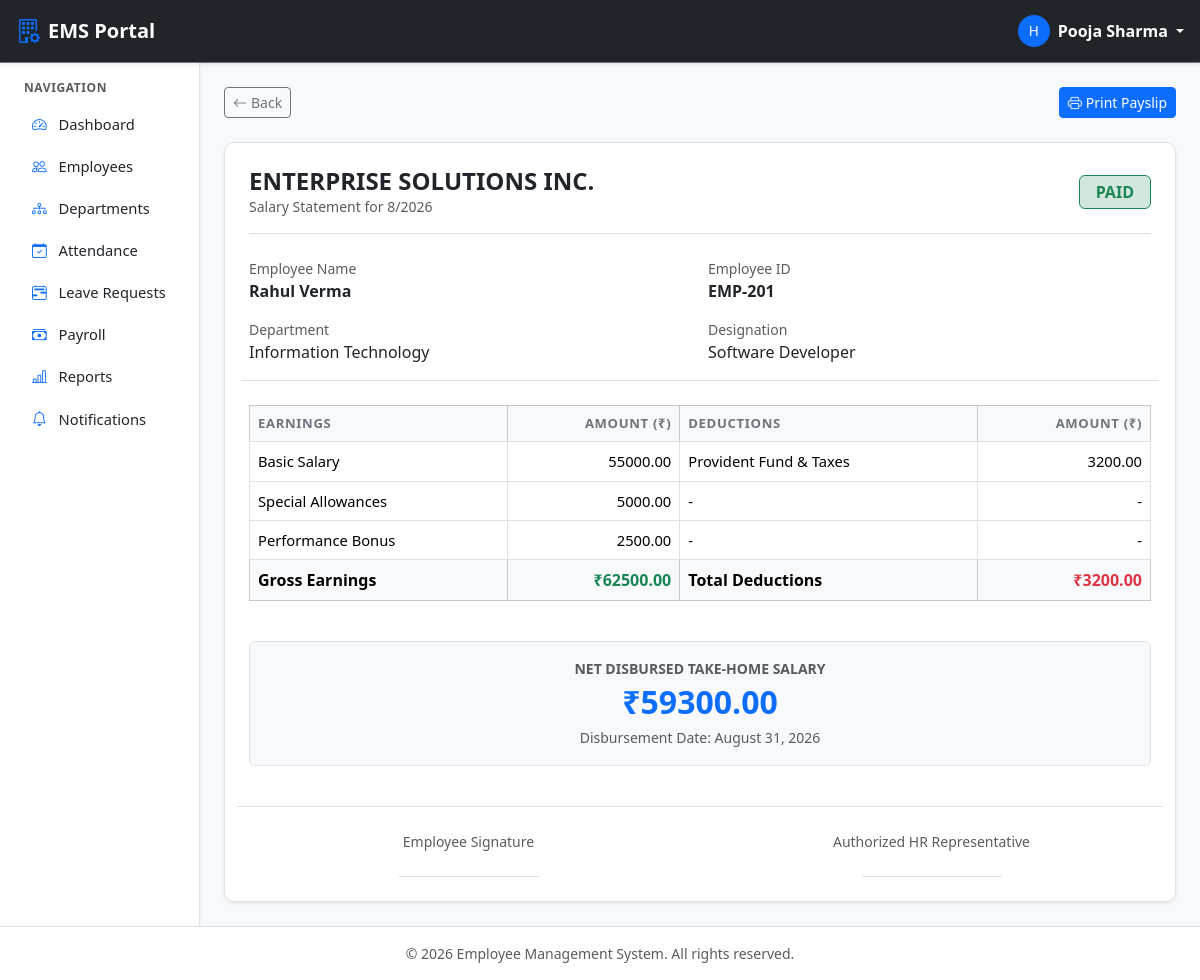
The page /payroll/1/ (signed in) on the database its author committed.
### payroll/models.py (models this page shows, shortened)
class SalaryRecord(models.Model):
    PAYMENT_STATUS_CHOICES = (
        ('PENDING', 'Pending'),
        ('PAID', 'Paid'),
        ('CANCELLED', 'Cancelled'),
    )
    employee = models.ForeignKey(
        Employee,
        on_delete=models.CASCADE,
        related_name='salary_records'
    )
    month = models.PositiveSmallIntegerField(help_text="Month number 1 to 12")
    year = models.PositiveIntegerField()
    basic_salary = models.DecimalField(max_digits=10, decimal_places=2)
    allowance = models.DecimalField(max_digits=10, decimal_places=2, default=0.00)
    bonus = models.DecimalField(max_digits=10, decimal_places=2, default=0.00)
    deduction = models.DecimalField(max_digits=10, decimal_places=2, default=0.00)
    net_salary = models.DecimalField(max_digits=10, decimal_places=2, editable=False)
    payment_date = models.DateField(blank=True, null=True)
    payment_status = models.CharField(
        max_length=10,
        choices=PAYMENT_STATUS_CHOICES,
        default='PENDING'
    )
    remarks = models.CharField(max_length=255, blank=True, null=True)
    created_at = models.DateTimeField(auto_now_add=True)
    updated_at = models.DateTimeField(auto_now=True)
    class Meta:
        ordering = ['-year', '-month']
        constraints = [
            models.UniqueConstraint(
                fields=['employee', 'month', 'year'],
                name='unique_salary_per_month'
            )
        ]

### employees/models.py (models this page shows, shortened)
class Employee(models.Model):
    ROLE_CHOICES = (
        ('ADMIN', 'Admin'),
        ('HR', 'HR / Manager'),
        ('EMPLOYEE', 'Employee'),
    )
    GENDER_CHOICES = (
        ('MALE', 'Male'),
        ('FEMALE', 'Female'),
        ('OTHER', 'Other'),
    )
    STATUS_CHOICES = (
        ('ACTIVE', 'Active'),
        ('INACTIVE', 'Inactive'),
    )
    user = models.OneToOneField(
        User,
        on_delete=models.CASCADE,
        related_name='employee'
    )
    employee_id = models.CharField(max_length=20, unique=True)
    phone = models.CharField(max_length=15, blank=True, null=True)
    address = models.TextField(blank=True, null=True)
    date_of_birth = models.DateField(blank=True, null=True)
    gender = models.CharField(max_length=10, choices=GENDER_CHOICES, default='MALE')
    profile_picture = models.ImageField(
        upload_to='profile_pictures/',
        blank=True,
        null=True
    )
    department = models.ForeignKey(
        Department,
        on_delete=models.SET_NULL,
        null=True,
        blank=True,
        related_name='employees'
    )
    designation = models.ForeignKey(
        Designation,
        on_delete=models.SET_NULL,
        null=True,
        blank=True,
        related_name='employees'
    )
    joining_date = models.DateField(blank=True, null=True)
    basic_salary = models.DecimalField(max_digits=10, decimal_places=2, default=0.00)
    role = models.CharField(max_length=10, choices=ROLE_CHOICES, default='EMPLOYEE')
    status = models.CharField(max_length=10, choices=STATUS_CHOICES, default='ACTIVE')
    created_at = models.DateTimeField(auto_now_add=True)
    updated_at = models.DateTimeField(auto_now=True)
    class Meta:
        ordering = ['employee_id']
    @property
    def full_name(self):
        return self.user.get_full_name() or self.user.username

### departments/models.py (models this page shows, shortened)
class Department(models.Model):
    name = models.CharField(max_length=100, unique=True)
    description = models.TextField(blank=True, null=True)
    created_at = models.DateTimeField(auto_now_add=True)
    updated_at = models.DateTimeField(auto_now=True)
    class Meta:
        ordering = ['name']
        verbose_name = 'Department'
        verbose_name_plural = 'Departments'

class Designation(models.Model):
    department = models.ForeignKey(
        Department,
        on_delete=models.CASCADE,
        related_name='designations'
    )
    title = models.CharField(max_length=100)
    description = models.TextField(blank=True, null=True)
    created_at = models.DateTimeField(auto_now_add=True)
    class Meta:
        ordering = ['title']
        constraints = [
            models.UniqueConstraint(
                fields=['department', 'title'],
                name='unique_designation_per_department'
            )
        ]

### payroll/views.py (the view)
# urls.py: path('<int:pk>/', views.salary_detail_view, name='salary_detail'),
@employee_required
def salary_detail_view(request, pk):
    salary = get_object_or_404(
        SalaryRecord.objects.select_related('employee__user', 'employee__department', 'employee__designation'),
        pk=pk
    )
    if not (request.user.is_superuser or request.user.employee.role in ['ADMIN', 'HR']):
        if request.user.employee.pk != salary.employee.pk:
            messages.error(request, "You do not have permission to view other employees' salary slips.")
            return redirect('my_salary')
    return render(request, 'payroll/salary_detail.html', {'salary': salary})

### payroll/templates/payroll/salary_detail.html (shortened to what this page needs)
{% extends "base.html" %}
{% block content %}
<div class="container-fluid max-w-800 p-0">
    <div class="d-flex justify-content-between align-items-center mb-4 no-print">
        <a href="javascript:history.back()" class="btn btn-outline-secondary btn-sm">
            <i class="bi bi-arrow-left me-1"></i>Back
        </a>
        <button onclick="window.print()" class="btn btn-primary btn-sm btn-print">
            <i class="bi bi-printer me-1"></i>Print Payslip
        </button>
    </div>
    <div class="card shadow-sm border p-4 bg-white payslip-box">
        <div class="border-bottom pb-3 mb-4">
            <div class="row align-items-center">
                <div class="col-8">
                    <h4 class="fw-bold mb-0 text-dark">ENTERPRISE SOLUTIONS INC.</h4>
                    <p class="text-muted small mb-0">Salary Statement for {{ salary.month }}/{{ salary.year }}</p>
                </div>
                <div class="col-4 text-end">
                    <span class="badge bg-success-subtle text-success fs-6 px-3 py-2 border border-success">
                        {{ salary.payment_status }}
                    </span>
                </div>
            </div>
        </div>
        <div class="row g-3 mb-4 pb-3 border-bottom">
            <div class="col-sm-6">
                <span class="text-muted small d-block">Employee Name</span>
                <span class="fw-bold">{{ salary.employee.full_name }}</span>
            </div>
            <div class="col-sm-6">
                <span class="text-muted small d-block">Employee ID</span>
                <span class="fw-bold">{{ salary.employee.employee_id }}</span>
            </div>
            <div class="col-sm-6">
                <span class="text-muted small d-block">Department</span>
                <span>{{ salary.employee.department.name|default:"General" }}</span>
            </div>
            <div class="col-sm-6">
                <span class="text-muted small d-block">Designation</span>
                <span>{{ salary.employee.designation.title|default:"Staff" }}</span>
            </div>
        </div>
        <div class="table-responsive mb-4">
            <table class="table table-bordered">
                <thead class="table-light">
                    <tr>
                        <th>Earnings</th>
                        <th class="text-end">Amount (₹)</th>
                        <th>Deductions</th>
                        <th class="text-end">Amount (₹)</th>
                    </tr>
                </thead>
                <tbody>
                    <tr>
                        <td>Basic Salary</td>
                        <td class="text-end">{{ salary.basic_salary|floatformat:2 }}</td>
                        <td>Provident Fund & Taxes</td>
                        <td class="text-end">{{ salary.deduction|floatformat:2 }}</td>
                    </tr>
                    <tr>
                        <td>Special Allowances</td>
                        <td class="text-end">{{ salary.allowance|floatformat:2 }}</td>
                        <td>-</td>
                        <td class="text-end">-</td>
                    </tr>
                    <tr>
                        <td>Performance Bonus</td>
                        <td class="text-end">{{ salary.bonus|floatformat:2 }}</td>
                        <td>-</td>
                        <td class="text-end">-</td>
                    </tr>
                </tbody>
                <tfoot class="table-light fw-bold">
                    <tr>
                        <td>Gross Earnings</td>
                        <td class="text-end text-success">₹{{ salary.basic_salary|add:salary.allowance|add:salary.bonus|floatformat:2 }}</td>
                        <td>Total Deductions</td>
                        <td class="text-end text-danger">₹{{ salary.deduction|floatformat:2 }}</td>
                    </tr>
                </tfoot>
            </table>
        </div>
        <div class="p-3 bg-light rounded text-center mb-4 border">
            <span class="text-muted small text-uppercase fw-semibold d-block">Net Disbursed Take-Home Salary</span>
            <h2 class="fw-bold text-primary my-1">₹{{ salary.net_salary|floatformat:2 }}</h2>
            <span class="text-muted small">Disbursement Date: {{ salary.payment_date|date:"F d, Y"|default:"Pending" }}</span>
        </div>
        <div class="row pt-4 text-center mt-3 border-top">
            <div class="col-6">
                <div class="text-muted small mb-4">Employee Signature</div>
                <div class="border-top mx-auto" style="width: 140px;"></div>
            </div>
            <div class="col-6">
                <div class="text-muted small mb-4">Authorized HR Representative</div>
                <div class="border-top mx-auto" style="width: 140px;"></div>
            </div>
        </div>
    </div>
</div>
{% endblock %}

### templates/navbar.html (shortened to what this page needs)
<nav class="navbar navbar-expand-lg navbar-dark bg-dark sticky-top border-bottom border-secondary shadow-sm">
    <div class="container-fluid px-3">
        <a class="navbar-brand fw-bold d-flex align-items-center" href="#">
            <i class="bi bi-building-gear text-primary me-2 fs-4"></i>
            <span>EMS Portal</span>
        </a>
        {% if user.is_authenticated %}
        <div class="ms-auto d-flex align-items-center">
            <div class="dropdown">
                <a href="#" class="d-flex align-items-center text-white text-decoration-none dropdown-toggle" id="userDropdown" data-bs-toggle="dropdown" aria-expanded="false">
                    <span class="avatar-badge bg-primary text-white rounded-circle me-2 d-inline-flex justify-content-center align-items-center" style="width: 32px; height: 32px; font-size: 0.85rem;">
                        {{ user.username|first|upper }}
                    </span>
                    <span class="d-none d-sm-inline fw-semibold me-1">{{ user.get_full_name|default:user.username }}</span>
                </a>
            </div>
        </div>
        {% else %}
        <div class="ms-auto">
            <a href="{% url 'login' %}" class="btn btn-outline-light btn-sm px-3">Login</a>
        </div>
        {% endif %}
    </div>
</nav>

### static/css/style.css (style rules this page uses)
:root { --ems-primary: #0d6efd; --ems-dark: #212529; --ems-sidebar-bg: #ffffff; --ems-sidebar-width: 250px; --ems-card-radius: 10px; }
body { font-family: system-ui, -apple-system, "Segoe UI", Roboto, "Helvetica Neue", Arial, sans-serif; color: #333333; background-color: #f8f9fa; }
.card { border-radius: var(--ems-card-radius); border: 1px solid #edf2f9; transition: transform 0.15s ease-in-out, box-shadow 0.15s ease-in-out; }
.table thead th { font-size: 0.82rem; text-transform: uppercase; letter-spacing: 0.05em; color: #6c757d; background-color: #f8f9fa; border-bottom: 1px solid #dee2e6; }
.table tbody td { vertical-align: middle; font-size: 0.92rem; }

### rows shown on the page
SalaryRecord: month "8", year "2026", payment_status "PAID", employee.full_name "Rahul Verma", employee.employee_id "EMP-201", employee.department.name "Information Technology", employee.designation "Software Developer", basic_salary "55000.00", deduction "3200.00", allowance "5000.00", bonus "2500.00", basic_salary|add "62500.00", net_salary "59300.00", payment_date "August 31, 2026"

### other values the page prints
{{ user.username|first|upper }} "H"
{{ user.get_full_name|default:user.username }} "Pooja Sharma"
